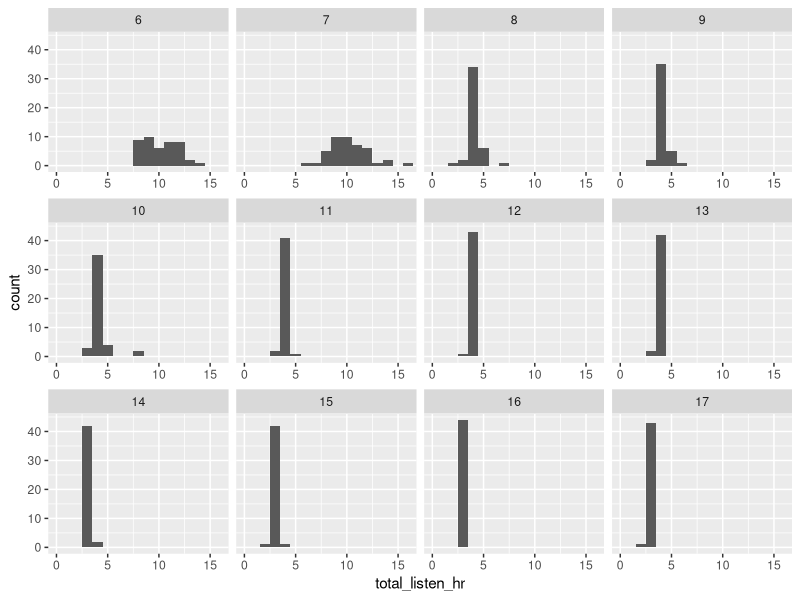

Here is the R script that generated this plot:
## ---- chunk 1
knitr::opts_chunk$set(echo = TRUE)
## ---- chunk 2
library(tidyverse)
library(knitr)
## ---- chunk 3
listened_time <- read_csv("listened_time_more_columns.csv")
#csv from webster's code output, column names fixed by hand and separated into subj/month columns in excel
## ---- chunk 4
averages <- listened_time %>%
  group_by(month) %>%
  summarise(mean(total_listen_hr), sd(total_listen_hr), min(total_listen_hr), max(total_listen_hr), n())

kable(averages)
## ---- chunk 5
listened_time %>%
  ggplot(aes(total_listen_hr)) + 
  geom_histogram(binwidth = 1) + 
  coord_cartesian(xlim = c(0,16)) +
  facet_wrap( ~ month, scales = "free_x")

